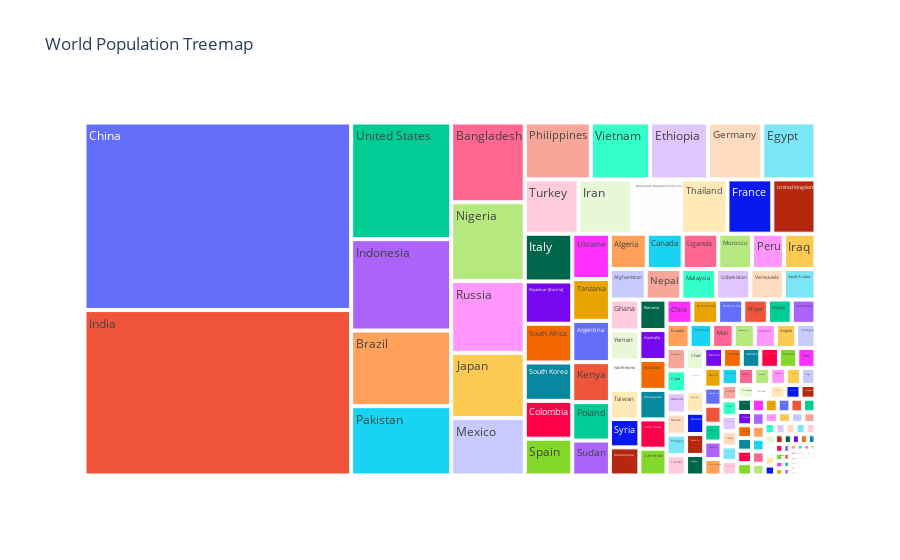

The cell this chart's notebook holds for it:
### Code cell
import pandas as pd
import plotly.express as px

# Load your data
df = pd.read_csv("country.csv")  # change file name

# Create treemap
fig = px.treemap(
    df,
    path=["Country"],       # each country
    values="Population",    # size
    title="World Population Treemap"
)

fig.show()

### Figure 1 — Plotly figure (JSON) as saved in the notebook; plotly's stock layout.template omitted (floating-point values rounded to 4 significant figures; data arrays with more than 128 entries replaced by an {"elided": "..."} marker saying what was removed)
{"data": [{"branchvalues": "total", "domain": {"x": [0, 1], "y": [0, 1]}, "hovertemplate": "labels=%{label}<br>Population=%{value}<br>parent=%{parent}<br>id=%{id}<extra></extra>", "ids": {"elided": "250 str values"}, "labels": {"elided": "250 str values"}, "name": "", "parents": {"elided": "250 str values"}, "type": "treemap", "values": {"elided": "250 float values"}}], "layout": {"legend": {"tracegroupgap": 0}, "title": {"text": "World Population Treemap"}}}
